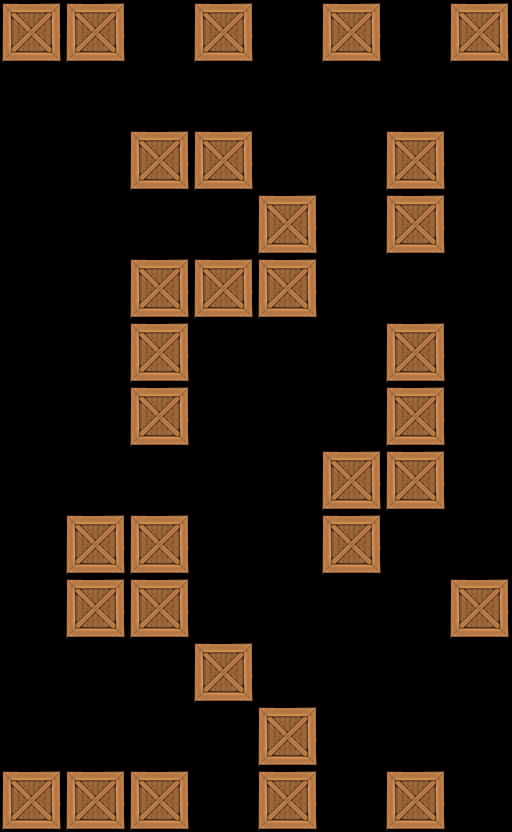

Rendered tile map (Tiled .tmx) drawn with the repository's tilesets; below, a short description and the map source with its tile grids summarised:
An orthogonal 8x13 tile map with 64x64 px tiles, 1 tile layer (Tile Layer 1).

<map version="1.0" orientation="orthogonal" width="8" height="13" tilewidth="64" tileheight="64">
 <tileset firstgid="1" name="crate" tilewidth="64" tileheight="64">
  <image source="../../crate4.png" width="64" height="64" />
 </tileset>
 <layer name="Tile Layer 1" width="8" height="13">
  <data>[104 cells, 32 non-empty, 1 distinct tile ids]</data>
 </layer>
</map>
